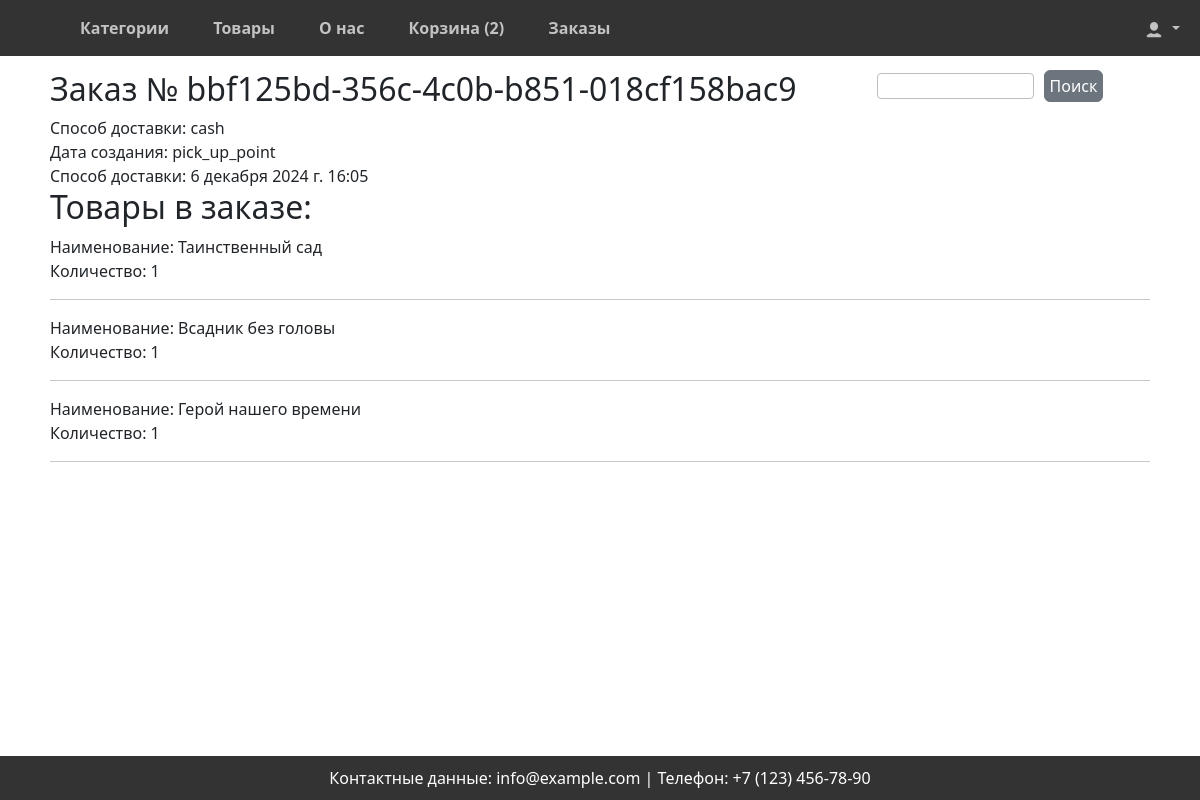
The page /orders/detail/bbf125bd-356c-4c0b-b851-018cf158bac9/ (signed in) on the database its author committed.
### orders/models.py (models this page shows, shortened)
class Order(models.Model):
    number = models.CharField(primary_key=True, unique=True, max_length=256, editable=False)
    user = models.ForeignKey(User, on_delete=models.CASCADE, editable=False, null=True)
    cart = models.OneToOneField(CartUser, on_delete=models.SET_NULL, editable=False, null=True)
    status = models.CharField(max_length=50, default='в обработке')
    payment = models.CharField(max_length=50, default='картой')
    delivery = models.CharField(max_length=50, default='самовывоз из магазина')
    address = models.TextField(null=True)
    created_at = models.DateTimeField(auto_now_add=True, editable=False)
    name = models.CharField(max_length=50, null=True)
    last_name = models.CharField(max_length=50, null=True)
    email = models.EmailField(null=True)
    phone = models.CharField(max_length=20, null=True)

class OrderItem(models.Model):
    order = models.ForeignKey(Order, on_delete=models.CASCADE, related_name='order_items')
    product = models.ForeignKey(Product, on_delete=models.SET_NULL, null=True)
    quantity = models.IntegerField()

### shop/models.py (models this page shows, shortened)
class Product(models.Model):
    category = models.ForeignKey(Category,
                                 related_name='products',
                                 on_delete=models.CASCADE)
    author = models.CharField(max_length=75, verbose_name='Автор')
    name = models.CharField(max_length=200,
                            verbose_name='Название')
    description = models.TextField(blank=True)
    slug = models.SlugField(max_length=200)
    image = models.ImageField(upload_to='products/%Y/%m/%d',
                              blank=True)
    price = models.DecimalField(max_digits=10,
                                decimal_places=2)
    available = models.BooleanField(default=True)
    created = models.DateTimeField(auto_now_add=True)
    updated = models.DateTimeField(auto_now=True)
    class Meta:
        ordering = ['name']
        indexes = [
            models.Index(fields=['id', 'slug']),
            models.Index(fields=['name']),
            models.Index(fields=['-created']),
        ]
        verbose_name = 'Товар'
        verbose_name_plural = 'Товары'

### orders/views.py (the view)
# urls.py: path('detail/<str:number>/', order_detail, name="order_detail"),
@login_required
def order_detail(request, number):
    admin = user.objects.get(username='staff')
    if request.user == admin:
        order = get_object_or_404(Order, number=number)
        order_items = order.order_items.all()
        context = {"order": order, "order_items": order_items}
        return render(request, template_name='orders/admin/order_detail.html', context=context)
    order = get_object_or_404(Order, number=number, user=request.user)
    order_items = order.order_items.all()
    context = {"order": order, "order_items": order_items}
    return render(request, template_name='orders/order_detail.html', context=context)

### orders/forms.py
class QuickOrderForm(forms.Form):
    name = forms.CharField(max_length=50, label="Имя")
    last_name = forms.CharField(max_length=50, label="Фамилия")
    email = forms.EmailField(label="Эл.почта")
    phone = forms.CharField(max_length=50, label="Телефон")
    payment = forms.ChoiceField(choices=PAYMENT_CHOICES, label='Способ оплаты')
    delivery = forms.ChoiceField(choices=DELIVERY_CHOICES, label='Способ Доставки')

### cart/context_processors.py (called while the page is built)
def cart(request):
    if request.user.id:
        return {'cart': ProductCartUser(request)}
    return {'cart': Cart(request)}

### cart/views.py (called while the page is built)
    def __len__(self):
        return sum(item['quantity'] for item in self.cart.values())

### orders/context_processors.py (called while the page is built)
def quick_order_form(request):
    return {'quick_order_form': QuickOrderForm()}

### orders/templates/orders/order_detail.html (shortened to what this page needs)
{% extends 'base.html' %}
{% load static %}
{% block content %}
<h2>Заказ № {{ order.number }}</h2>
<div class="order-item" style="display: flex; flex-direction: column;">
        <div class="order-payment">Способ доставки: {{ order.payment }}</div>
        <div class="order-delivery">Дата создания: {{ order.delivery }}</div>
        <div class="order-date">Способ доставки: {{ order.created_at }}</div>
</div>
<h2>Товары в заказе:</h2>
{% for item in order_items %}
<div class="item">
        <div>Наименование: {{ item.product.name }}</div>
        <div>Количество: {{ item.quantity }}</div>
        <hr>
</div>
{% endfor %}
{% endblock content %}

### static/css/styles.css (style rules this page uses)
* { box-sizing: border-box; margin: 0; padding: 0; }
body { font-family: Arial, sans-serif; background-color: #e2e1e1; min-height: 100%; margin-top: 50px; }

### rows shown on the page
Order: number "bbf125bd-356c-4c0b-b851-018cf158bac9", payment "cash", delivery "pick_up_point", created_at "6 декабря 2024 г. 16:05"
OrderItem: product.name "Таинственный сад", quantity "1"
OrderItem: product.name "Всадник без головы", quantity "1"
OrderItem: product.name "Герой нашего времени", quantity "1"

### other values the page prints
{{ cart|length }} "2"
